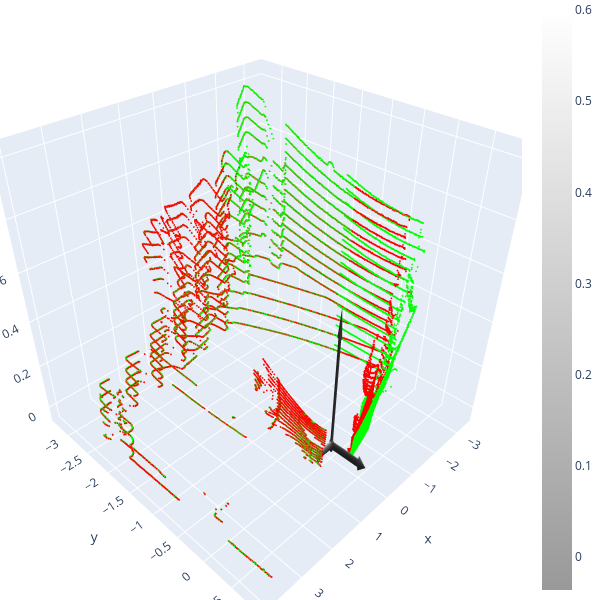

Source (notebook cell):
### Code cell
xyz = packet[["x","y","z"]].to_numpy()
pcd = o3d.geometry.PointCloud()
pcd.points = o3d.utility.Vector3dVector(xyz)              #R    G    B
pcd.colors = o3d.utility.Vector3dVector(np.tile(np.array([[0.0, 1.0, 0.0]]), (len(pcd.points), 1)))
# View in cell below
eixos = o3d.geometry.TriangleMesh.create_coordinate_frame(size=0.6, origin=[0,0,0])
o3d.visualization.draw_plotly([eixos,ground_truth,pcd], width=600, height=600)

### Figure 1 — Plotly figure (JSON) as saved in the notebook; plotly's stock layout.template omitted (floating-point values rounded to 4 significant figures; data arrays with more than 128 entries replaced by an {"elided": "..."} marker saying what was removed)
{"data": [{"colorscale": [[0, "rgb(153, 153, 153)"], [1, "rgb(255,255,255)"]], "flatshading": true, "i": {"elided": "2240 int values"}, "intensity": {"elided": "1134 float values"}, "j": {"elided": "2240 int values"}, "k": {"elided": "2240 int values"}, "lighting": {"ambient": 0.18, "diffuse": 1, "facenormalsepsilon": 1e-15, "fresnel": 0.1, "roughness": 0.05, "specular": 1, "vertexnormalsepsilon": 1e-15}, "lightposition": {"x": 100, "y": 200, "z": 0}, "type": "mesh3d", "x": {"elided": "1134 float values"}, "y": {"elided": "1134 float values"}, "z": {"elided": "1134 float values"}}, {"marker": {"color": {"elided": "23936x3 float values"}, "size": 1}, "mode": "markers", "type": "scatter3d", "x": {"elided": "23936 float values"}, "y": {"elided": "23936 float values"}, "z": {"elided": "23936 float values"}}, {"marker": {"color": {"elided": "23936x3 float values"}, "size": 1}, "mode": "markers", "type": "scatter3d", "x": {"elided": "23936 float values"}, "y": {"elided": "23936 float values"}, "z": {"elided": "23936 float values"}}], "layout": {"height": 600, "margin": {"b": 0, "l": 0, "r": 0, "t": 0}, "scene": {"camera": {"center": {"x": 0, "y": 0, "z": 0}, "up": {"x": 0, "y": 0, "z": 1}}}, "showlegend": false, "width": 600}}
